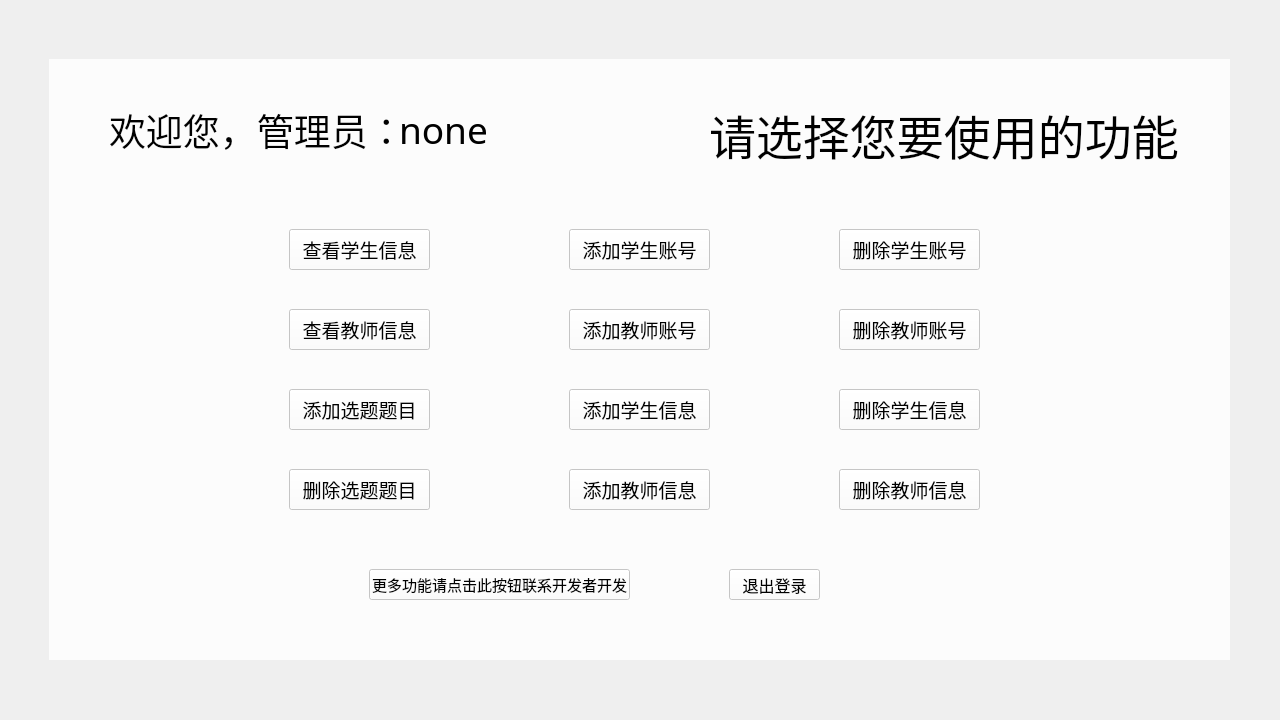
<?xml version="1.0" encoding="UTF-8"?>
<ui version="4.0">
 <class>adminuserClass</class>
 <widget class="QWidget" name="adminuserClass">
  <property name="geometry">
   <rect>
    <x>0</x>
    <y>0</y>
    <width>1280</width>
    <height>720</height>
   </rect>
  </property>
  <property name="minimumSize">
   <size>
    <width>1280</width>
    <height>720</height>
   </size>
  </property>
  <property name="maximumSize">
   <size>
    <width>1280</width>
    <height>720</height>
   </size>
  </property>
  <property name="windowTitle">
   <string>adminuser</string>
  </property>
  <property name="windowIcon">
   <iconset>
    <normaloff>image/学院logo（jiangsu university jingjiang college）.png</normaloff>image/学院logo（jiangsu university jingjiang college）.png</iconset>
  </property>
  <widget class="QLabel" name="label">
   <property name="geometry">
    <rect>
     <x>0</x>
     <y>0</y>
     <width>1281</width>
     <height>721</height>
    </rect>
   </property>
   <property name="text">
    <string/>
   </property>
   <property name="pixmap">
    <pixmap>image/雪山.png</pixmap>
   </property>
   <property name="scaledContents">
    <bool>true</bool>
   </property>
  </widget>
  <widget class="QWidget" name="widget" native="true">
   <property name="geometry">
    <rect>
     <x>49</x>
     <y>59</y>
     <width>1181</width>
     <height>601</height>
    </rect>
   </property>
   <property name="font">
    <font>
     <pointsize>14</pointsize>
    </font>
   </property>
   <property name="styleSheet">
    <string notr="true">background-color: rgba(255, 255, 255, 200);</string>
   </property>
   <widget class="QLabel" name="tip1">
    <property name="geometry">
     <rect>
      <x>60</x>
      <y>40</y>
      <width>291</width>
      <height>61</height>
     </rect>
    </property>
    <property name="font">
     <font>
      <family>楷体</family>
      <pointsize>28</pointsize>
     </font>
    </property>
    <property name="styleSheet">
     <string notr="true">background-color: rgba(255, 255, 255, 0);</string>
    </property>
    <property name="text">
     <string>欢迎您，管理员：</string>
    </property>
   </widget>
   <widget class="QLabel" name="admin_name">
    <property name="geometry">
     <rect>
      <x>350</x>
      <y>50</y>
      <width>211</width>
      <height>41</height>
     </rect>
    </property>
    <property name="font">
     <font>
      <family>楷体</family>
      <pointsize>28</pointsize>
     </font>
    </property>
    <property name="styleSheet">
     <string notr="true">background-color: rgba(255, 255, 255, 0);</string>
    </property>
    <property name="text">
     <string>none</string>
    </property>
   </widget>
   <widget class="QLabel" name="label_4">
    <property name="geometry">
     <rect>
      <x>660</x>
      <y>40</y>
      <width>481</width>
      <height>71</height>
     </rect>
    </property>
    <property name="font">
     <font>
      <family>华文彩云</family>
      <pointsize>35</pointsize>
     </font>
    </property>
    <property name="styleSheet">
     <string notr="true">background-color: rgba(255, 255, 255, 0);</string>
    </property>
    <property name="text">
     <string>请选择您要使用的功能</string>
    </property>
   </widget>
   <widget class="QPushButton" name="add_stuinfo">
    <property name="geometry">
     <rect>
      <x>520</x>
      <y>330</y>
      <width>141</width>
      <height>41</height>
     </rect>
    </property>
    <property name="font">
     <font>
      <family>楷体</family>
      <pointsize>14</pointsize>
     </font>
    </property>
    <property name="text">
     <string>添加学生信息</string>
    </property>
   </widget>
   <widget class="QPushButton" name="add_tchinfo">
    <property name="geometry">
     <rect>
      <x>520</x>
      <y>410</y>
      <width>141</width>
      <height>41</height>
     </rect>
    </property>
    <property name="font">
     <font>
      <family>楷体</family>
      <pointsize>14</pointsize>
     </font>
    </property>
    <property name="text">
     <string>添加教师信息</string>
    </property>
   </widget>
   <widget class="QPushButton" name="add_stuuser">
    <property name="geometry">
     <rect>
      <x>520</x>
      <y>170</y>
      <width>141</width>
      <height>41</height>
     </rect>
    </property>
    <property name="font">
     <font>
      <family>楷体</family>
      <pointsize>14</pointsize>
     </font>
    </property>
    <property name="text">
     <string>添加学生账号</string>
    </property>
   </widget>
   <widget class="QPushButton" name="add_tchuser">
    <property name="geometry">
     <rect>
      <x>520</x>
      <y>250</y>
      <width>141</width>
      <height>41</height>
     </rect>
    </property>
    <property name="font">
     <font>
      <family>楷体</family>
      <pointsize>14</pointsize>
     </font>
    </property>
    <property name="text">
     <string>添加教师账号</string>
    </property>
   </widget>
   <widget class="QPushButton" name="set_stupass">
    <property name="geometry">
     <rect>
      <x>790</x>
      <y>170</y>
      <width>141</width>
      <height>41</height>
     </rect>
    </property>
    <property name="font">
     <font>
      <family>楷体</family>
      <pointsize>14</pointsize>
     </font>
    </property>
    <property name="text">
     <string>删除学生账号</string>
    </property>
   </widget>
   <widget class="QPushButton" name="set_tchpass">
    <property name="geometry">
     <rect>
      <x>790</x>
      <y>250</y>
      <width>141</width>
      <height>41</height>
     </rect>
    </property>
    <property name="font">
     <font>
      <family>楷体</family>
      <pointsize>14</pointsize>
     </font>
    </property>
    <property name="text">
     <string>删除教师账号</string>
    </property>
   </widget>
   <widget class="QPushButton" name="set_stuinfo">
    <property name="geometry">
     <rect>
      <x>790</x>
      <y>330</y>
      <width>141</width>
      <height>41</height>
     </rect>
    </property>
    <property name="font">
     <font>
      <family>楷体</family>
      <pointsize>14</pointsize>
     </font>
    </property>
    <property name="text">
     <string>删除学生信息</string>
    </property>
   </widget>
   <widget class="QPushButton" name="set_tchinfo">
    <property name="geometry">
     <rect>
      <x>790</x>
      <y>410</y>
      <width>141</width>
      <height>41</height>
     </rect>
    </property>
    <property name="font">
     <font>
      <family>楷体</family>
      <pointsize>14</pointsize>
     </font>
    </property>
    <property name="text">
     <string>删除教师信息</string>
    </property>
   </widget>
   <widget class="QPushButton" name="add_topic">
    <property name="geometry">
     <rect>
      <x>240</x>
      <y>330</y>
      <width>141</width>
      <height>41</height>
     </rect>
    </property>
    <property name="font">
     <font>
      <family>楷体</family>
      <pointsize>14</pointsize>
     </font>
    </property>
    <property name="text">
     <string>添加选题题目</string>
    </property>
   </widget>
   <widget class="QPushButton" name="see_stuinfo">
    <property name="geometry">
     <rect>
      <x>240</x>
      <y>170</y>
      <width>141</width>
      <height>41</height>
     </rect>
    </property>
    <property name="font">
     <font>
      <family>楷体</family>
      <pointsize>14</pointsize>
     </font>
    </property>
    <property name="text">
     <string>查看学生信息</string>
    </property>
   </widget>
   <widget class="QPushButton" name="see_tchinfo">
    <property name="geometry">
     <rect>
      <x>240</x>
      <y>250</y>
      <width>141</width>
      <height>41</height>
     </rect>
    </property>
    <property name="font">
     <font>
      <family>楷体</family>
      <pointsize>14</pointsize>
     </font>
    </property>
    <property name="text">
     <string>查看教师信息</string>
    </property>
   </widget>
   <widget class="QPushButton" name="del_topic">
    <property name="geometry">
     <rect>
      <x>240</x>
      <y>410</y>
      <width>141</width>
      <height>41</height>
     </rect>
    </property>
    <property name="font">
     <font>
      <family>楷体</family>
      <pointsize>14</pointsize>
     </font>
    </property>
    <property name="text">
     <string>删除选题题目</string>
    </property>
   </widget>
   <widget class="QPushButton" name="contect_dev">
    <property name="geometry">
     <rect>
      <x>320</x>
      <y>510</y>
      <width>261</width>
      <height>31</height>
     </rect>
    </property>
    <property name="font">
     <font>
      <family>楷体</family>
      <pointsize>11</pointsize>
     </font>
    </property>
    <property name="text">
     <string>更多功能请点击此按钮联系开发者开发</string>
    </property>
   </widget>
   <widget class="QPushButton" name="exit">
    <property name="geometry">
     <rect>
      <x>680</x>
      <y>510</y>
      <width>91</width>
      <height>31</height>
     </rect>
    </property>
    <property name="font">
     <font>
      <family>楷体</family>
      <pointsize>12</pointsize>
     </font>
    </property>
    <property name="text">
     <string>退出登录</string>
    </property>
   </widget>
  </widget>
 </widget>
 <layoutdefault spacing="6" margin="11"/>
 <resources/>
 <connections/>
</ui>
